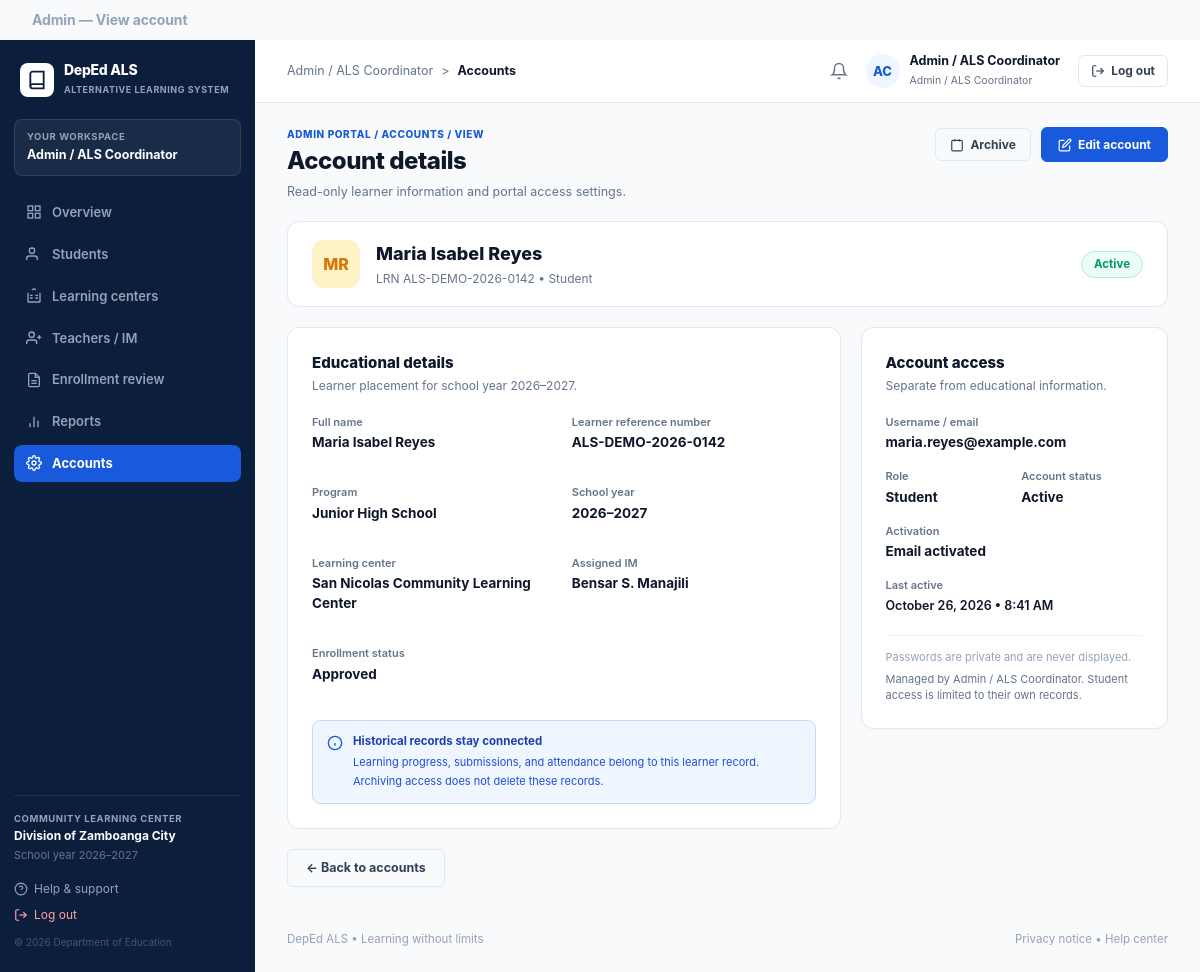
Screenshot of /admin_view_account.php (signed in) with the database file from the repository.
### tables this page shows
CREATE TABLE IF NOT EXISTS students (
  id BIGINT UNSIGNED AUTO_INCREMENT PRIMARY KEY,
  student_number VARCHAR(50) NOT NULL UNIQUE,
  first_name VARCHAR(100) NOT NULL,
  middle_name VARCHAR(100) NULL,
  last_name VARCHAR(100) NOT NULL,
  birthdate DATE NOT NULL,
  age INT NULL,
  gender VARCHAR(20) NOT NULL DEFAULT 'Prefer not to say',
  civil_status VARCHAR(50) DEFAULT 'Single',
  address TEXT NOT NULL,
  contact_number VARCHAR(50) NOT NULL,
  email VARCHAR(150) NULL,
  password VARCHAR(255) NULL,
  strand VARCHAR(100) NOT NULL DEFAULT 'LS1 - Communication Skills',
  assigned_modules VARCHAR(255) NOT NULL DEFAULT 'LS1,LS2,LS3,LS4,LS5,LS6',
  learner_status VARCHAR(100) NOT NULL DEFAULT 'Junior High School',
  status ENUM('Pending', 'Approved', 'Rejected') NOT NULL DEFAULT 'Pending',
  document_status ENUM('Incomplete', 'Complete', 'Under Review') NOT NULL DEFAULT 'Incomplete',
  doc_psa TINYINT(1) NOT NULL DEFAULT 1,
  doc_brgy TINYINT(1) NOT NULL DEFAULT 1,
  doc_card TINYINT(1) NOT NULL DEFAULT 0,
  schedule VARCHAR(100) DEFAULT 'Weekend Classes',
  assigned_center VARCHAR(200) DEFAULT 'San Nicolas Community Learning Center',
  is_archived TINYINT(1) NOT NULL DEFAULT 0,
  date_registered TIMESTAMP DEFAULT CURRENT_TIMESTAMP,
  INDEX idx_student_name (last_name, first_name),
  INDEX idx_student_status (status),
  INDEX idx_student_number (student_number)
);

### includes/accounts_service.php (called while the page is built, shortened)
<?php
function get_account_by_id(PDO $pdo, int $id, string $type): ?array {
    $type = strtolower(trim($type));
    if ($type === 'student') {
        $stmt = $pdo->prepare('SELECT * FROM students WHERE id = ? LIMIT 1');
        $stmt->execute([$id]);
        $row = $stmt->fetch();
        if ($row) {
            $fullName = trim(($row['first_name'] ?? '') . ' ' . ($row['last_name'] ?? ''));
            $identifier = $row['student_number'] ?? '2024-008-001';
            return [
                'id' => (int)$row['id'],
                'type' => 'student',
                'full_name' => $fullName ?: 'Maria Isabel Reyes',
                'first_name' => $row['first_name'] ?? 'Maria Isabel',
                'last_name' => $row['last_name'] ?? 'Reyes',
                'identifier' => $identifier,
                'email' => $row['email'] ?: 'maria.reyes@deped.gov.ph',
                'role' => 'Student',
                'status' => ((int)($row['is_archived'] ?? 0) === 1) ? 'Archived' : (($row['status'] ?? '') === 'Approved' ? 'Active' : 'Pending'),
                'program' => $row['learner_status'] ?: 'Basic Literacy Program',
                'learning_center' => $row['assigned_center'] ?: 'San Nicolas Community Learning Center',
                'assigned_im' => 'Bensar S. Manajili',
                'enrollment_status' => $row['status'] ?: 'Approved',
                'last_active' => 'October 26, 2026 • 8:41 AM'
            ];
        }
    }
    return [
        'id' => $id,
        'type' => $type,
        'full_name' => ($type === 'teacher') ? 'Bensar S. Manajili' : 'Maria Isabel Reyes',
        'first_name' => ($type === 'teacher') ? 'Bensar' : 'Maria Isabel',
        'last_name' => ($type === 'teacher') ? 'Manajili' : 'Reyes',
        'identifier' => ($type === 'teacher') ? 'IM-2026-001' : '2024-008-001',
        'email' => ($type === 'teacher') ? 'bensar.manajili@deped.gov.ph' : 'maria.reyes@deped.gov.ph',
        'role' => ($type === 'teacher') ? 'IM' : 'Student',
        'status' => 'Active',
        'program' => ($type === 'teacher') ? 'ALS Faculty Manager' : 'Basic Literacy Program',
        'learning_center' => 'San Nicolas Community Learning Center',
        'assigned_im' => 'Bensar S. Manajili',
        'enrollment_status' => 'Approved',
        'last_active' => ($type === 'teacher') ? 'October 26, 2026 • 9:12 AM' : 'October 26, 2026 • 8:41 AM'
    ];
}

### admin_view_account.php (the view, shortened to what this page needs)
<?php
require_once __DIR__ . '/db.php';
require_once __DIR__ . '/includes/accounts_service.php';
$id = filter_input(INPUT_GET, 'id', FILTER_VALIDATE_INT) ?: 1;
$type = strtolower(trim((string)($_GET['type'] ?? 'student')));
if ($type !== 'teacher') {
    $type = 'student';
}
$account = get_account_by_id($pdo, $id, $type);
$fullName = $account['full_name'];
$identifier = $account['identifier'];
$email = $account['email'];
$role = $account['role'];
$status = $account['status'];
$program = $account['program'];
$learningCenter = $account['learning_center'];
$assignedIm = $account['assigned_im'];
$enrollmentStatus = $account['enrollment_status'];
$lastActive = $account['last_active'];
$parts = explode(' ', $fullName);
$initials = strtoupper(substr($parts[0] ?? 'M', 0, 1) . substr(end($parts) ?: 'R', 0, 1));
require_once __DIR__ . '/includes/admin_header.php';
require_once __DIR__ . '/includes/admin_sidebar.php';
require_once __DIR__ . '/includes/admin_topbar.php';
?>
<div style="display:flex;justify-content:space-between;align-items:flex-start;flex-wrap:wrap;gap:16px;">
  <div>
    <span style="font-size:10px;font-weight:800;letter-spacing:0.06em;color:#185ADB;text-transform:uppercase;display:block;margin-bottom:3px;">
      ADMIN PORTAL / ACCOUNTS / VIEW
    </span>
    <h1 style="font-size:24px;font-weight:850;color:#0F172A;margin:0 0 4px 0;letter-spacing:-0.02em;">
      Account details
    </h1>
    <p style="font-size:12.5px;color:#64748B;margin:0;">
      Read-only learner information and portal access settings.
    </p>
  </div>
  <div style="display:flex;align-items:center;gap:10px;">
    <form method="POST" action="admin_dashboard.php" style="margin:0;" onsubmit="return confirm('Archive this account? Historical records will stay preserved.');">
      <button type="submit" class="table-action-pill" style="padding:8px 14px;font-size:12px;">
        <svg viewBox="0 0 24 24" fill="none" stroke="currentColor" stroke-width="2" style="width:14px;height:14px;"><rect x="3" y="4" width="18" height="18" rx="2"></rect><line x1="16" y1="2" x2="16" y2="6"></line><line x1="8" y1="2" x2="8" y2="6"></line></svg>
        <span>Archive</span>
      </button>
    </form>
    <a href="admin_edit_account.php?id=<?= $id ?>&type=<?= $type ?>" class="table-action-pill primary" style="padding:8px 16px;font-size:12px;">
      <svg viewBox="0 0 24 24" fill="none" stroke="currentColor" stroke-width="2" style="width:14px;height:14px;"><path d="M11 4H4a2 2 0 0 0-2 2v14a2 2 0 0 0 2 2h14a2 2 0 0 0 2-2v-7"></path><path d="M18.5 2.5a2.121 2.121 0 0 1 3 3L12 15l-4 1 1-4 9.5-9.5z"></path></svg>
      <span>Edit account</span>
    </a>
  </div>
</div>
<div class="view-card-container" style="display:flex;justify-content:space-between;align-items:center;padding:18px 24px;">
  <div style="display:flex;align-items:center;gap:16px;">
    <div style="width:48px;height:48px;border-radius:12px;background:#FEF3C7;color:#D97706;font-weight:850;font-size:16px;display:grid;place-items:center;">
      <?= htmlspecialchars($initials) ?>
    </div>
    <div>
      <h2 style="font-size:18px;font-weight:850;color:#0F172A;margin:0 0 2px 0;">
        <?= htmlspecialchars($fullName) ?>
      </h2>
      <span style="font-size:12px;color:#64748B;">
        <?= $type === 'student' ? 'LRN' : 'ID' ?> <?= htmlspecialchars($identifier) ?> &bull; <?= htmlspecialchars($role) ?>
      </span>
    </div>
  </div>
  <span class="status-badge-pill active" style="font-size:11.5px;padding:4px 12px;">
    <?= htmlspecialchars($status) ?>
  </span>
</div>
<div style="display:grid;grid-template-columns:1.8fr 1fr;gap:20px;align-items:start;">
  <div class="view-card-container">
    <h3 style="font-size:15px;font-weight:800;color:#0F172A;margin:0 0 3px 0;">
      Educational details
    </h3>
    <p style="font-size:12px;color:#64748B;margin:0 0 20px 0;">
      Learner placement for school year 2026&ndash;2027.
    </p>
    <div style="display:grid;grid-template-columns:1fr 1fr;gap:16px;">
      <div class="detail-item-group">
        <span class="detail-item-lbl">Full name</span>
        <div class="detail-item-val"><?= htmlspecialchars($fullName) ?></div>
      </div>
      <div class="detail-item-group">
        <span class="detail-item-lbl"><?= $type === 'student' ? 'Learner reference number' : 'Employee ID' ?></span>
        <div class="detail-item-val"><?= htmlspecialchars($identifier) ?></div>
      </div>
      <div class="detail-item-group">
        <span class="detail-item-lbl">Program</span>
        <div class="detail-item-val"><?= htmlspecialchars($program) ?></div>
      </div>
      <div class="detail-item-group">
        <span class="detail-item-lbl">School year</span>
        <div class="detail-item-val">2026&ndash;2027</div>
      </div>
      <div class="detail-item-group">
        <span class="detail-item-lbl">Learning center</span>
        <div class="detail-item-val"><?= htmlspecialchars($learningCenter) ?></div>
      </div>
      <div class="detail-item-group">
        <span class="detail-item-lbl"><?= $type === 'student' ? 'Assigned IM' : 'Designation' ?></span>
        <div class="detail-item-val"><?= htmlspecialchars($assignedIm) ?></div>
      </div>
      <div class="detail-item-group">
        <span class="detail-item-lbl">Enrollment status</span>
        <div class="detail-item-val"><?= htmlspecialchars($enrollmentStatus) ?></div>
      </div>
    </div>
    <div class="alert-box-info" style="margin-top:20px;padding:12px 14px;border-radius:8px;">
      <svg viewBox="0 0 24 24" fill="none" stroke="#185ADB" stroke-width="2" style="width:16px;height:16px;flex-shrink:0;margin-top:2px;"><circle cx="12" cy="12" r="10"></circle><line x1="12" y1="16" x2="12" y2="12"></line><line x1="12" y1="8" x2="12.01" y2="8"></line></svg>
      <div>
        <strong style="font-size:11.5px;color:#1E40AF;display:block;margin-bottom:2px;">Historical records stay connected</strong>
        <span style="font-size:11px;color:#1D4ED8;line-height:1.45;">
          Learning progress, submissions, and attendance belong to this learner record. Archiving access does not delete these records.
        </span>
      </div>
    </div>
  </div>
  <div class="view-card-container">
    <h3 style="font-size:15px;font-weight:800;color:#0F172A;margin:0 0 3px 0;">
      Account access
    </h3>
    <p style="font-size:12px;color:#64748B;margin:0 0 20px 0;">
      Separate from educational information.
    </p>
    <div class="detail-item-group">
      <span class="detail-item-lbl">Username / email</span>
      <div class="detail-item-val"><?= htmlspecialchars($email) ?></div>
    </div>
    <div style="display:grid;grid-template-columns:1fr 1fr;gap:14px;margin-bottom:16px;">
      <div>
        <span class="detail-item-lbl">Role</span>
        <div class="detail-item-val"><?= htmlspecialchars($role) ?></div>
      </div>
      <div>
        <span class="detail-item-lbl">Account status</span>
        <div class="detail-item-val"><?= htmlspecialchars($status) ?></div>
      </div>
    </div>
    <div class="detail-item-group">
      <span class="detail-item-lbl">Activation</span>
      <div class="detail-item-val">Email activated</div>
    </div>
    <div class="detail-item-group">
      <span class="detail-item-lbl">Last active</span>
      <div class="detail-item-val" style="font-size:12.5px;font-weight:600;"><?= $lastActive ?></div>
    </div>
    <div style="margin-top:20px;padding-top:14px;border-top:1px solid #F1F5F9;font-size:11px;color:#94A3B8;">
      Passwords are private and are never displayed.
    </div>
    <div style="font-size:11px;color:#64748B;margin-top:6px;">
      Managed by Admin / ALS Coordinator. Student access is limited to their own records.
    </div>
  </div>
</div>
<div>
  <a href="admin_dashboard.php#accounts" class="table-action-pill" style="padding:9px 18px;font-size:12.5px;">
    &larr; Back to accounts
  </a>
</div>
<?php
require_once __DIR__ . '/includes/admin_footer.php';
?>

### assets/admin.css (style rules this page uses)
:root { --deped-navy-dark: #0B1E3B; --deped-navy-mid: #10356C; --deped-blue-primary: #185ADB; --deped-blue-light: #EBF2FD; --deped-green-primary: #107C41; --deped-green-light: #EAF7EE; --deped-amber-primary: #D97706; --deped-amber-light: #FEF3C7; --deped-red-primary: #C5221F; --deped-red-light: #FCE8E6; --deped-bg-main: #F4F7FC; --deped-card-bg: #FFFFFF; --deped-border-subtle: #E2E8F0; --deped-text-dark: #0F172A; --deped-text-muted: #64748B; --deped-text-light: #94A3B8; }
body.admin-body { margin: 0; padding: 0; background-color: var(--deped-bg-main); color: var(--deped-text-dark); font-family: 'Inter', system-ui, -apple-system, BlinkMacSystemFont, "Segoe UI", Roboto, sans-serif; font-size: 13.5px; line-height: 1.45; -webkit-font-smoothing: antialiased; }

### assets/admin_theme.css (style rules this page uses)
:root { --als-navy: #0B1E3B; --als-navy-dark: #07162C; --als-blue: #185ADB; --als-blue-light: #EFF6FF; --als-blue-border: #BFDBFE; --als-slate-dark: #0F172A; --als-slate-mid: #334155; --als-slate-muted: #64748B; --als-slate-light: #94A3B8; --als-slate-border: #CBD5E1; --als-bg: #F8FAFC; --als-white: #FFFFFF; --als-green: #059669; --als-green-light: #ECFDF5; --als-green-border: #A7F3D0; --als-amber: #D97706; --als-amber-light: #FEF3C7; --als-amber-border: #FDE68A; --als-red: #DC2626; --als-red-light: #FEF2F2; --als-red-border: #FCA5A5; }
body.admin-body { margin: 0; padding: 0; background: var(--als-bg); color: var(--als-slate-dark); font-family: 'Inter', system-ui, -apple-system, BlinkMacSystemFont, "Segoe UI", Roboto, sans-serif; font-size: 13.5px; line-height: 1.45; -webkit-font-smoothing: antialiased; }
.status-badge-pill { display: inline-flex; align-items: center; gap: 4px; padding: 3px 10px; border-radius: 999px; font-size: 11px; font-weight: 750; }
.status-badge-pill.active { background: var(--als-green-light); color: var(--als-green); border: 1px solid var(--als-green-border); }
.table-action-pill { padding: 4px 10px; border-radius: 6px; font-size: 11px; font-weight: 700; text-decoration: none; border: 1px solid #E2E8F0; background: #F8FAFC; color: var(--als-slate-mid); cursor: pointer; display: inline-flex; align-items: center; gap: 6px; transition: all 0.15s ease; font-family: inherit; }
.table-action-pill.primary { background: var(--als-blue); color: #FFFFFF; border-color: var(--als-blue); }
.view-card-container { background: #FFFFFF; border: 1px solid #E2E8F0; border-radius: 12px; padding: 24px; box-shadow: 0 1px 3px rgba(0, 0, 0, 0.02); }
.detail-item-group { margin-bottom: 16px; }
.detail-item-lbl { font-size: 11px; color: var(--als-slate-muted); font-weight: 600; display: block; margin-bottom: 3px; }
.detail-item-val { font-size: 13.5px; color: var(--als-slate-dark); font-weight: 750; }
.alert-box-info { background: var(--als-blue-light); border: 1px solid var(--als-blue-border); border-radius: 10px; padding: 14px 16px; display: flex; align-items: flex-start; gap: 10px; }

### rows the page displays
students: student_number "ALS-DEMO-2026-0142", learner_status "Junior High School", assigned_center "San Nicolas Community Learning Center", status "Approved", email "maria.reyes@example.com"

### other values shown
$pageWatermark "Admin — View account"
$bc "Admin / ALS Coordinator"
$bc "Accounts"
$initials "MR"
$fullName "Maria Isabel Reyes"
$role "Student"
$status "Active"
$assignedIm "Bensar S. Manajili"
$lastActive "October 26, 2026 • 8:41 AM"
